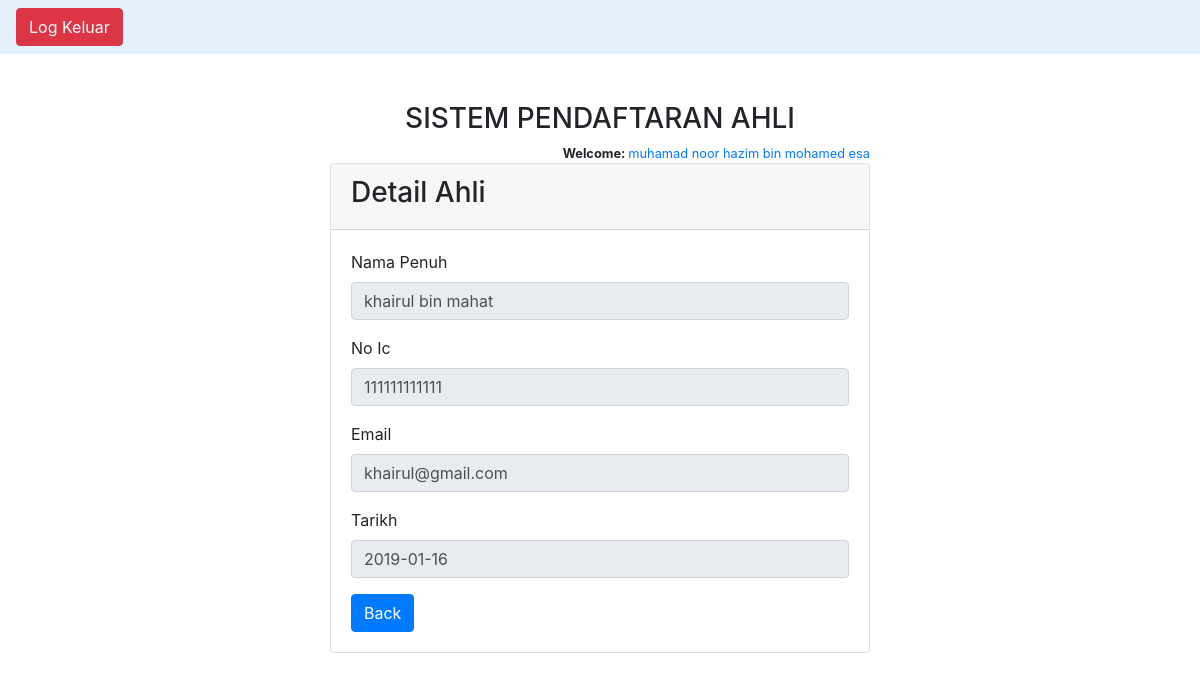
Page /admin/lihat.php?idahli=25 (signed in) on the committed database.
### tables this page shows
CREATE TABLE `pengurus` (
  `pengurus_id` int(11) NOT NULL,
  `pengurus_nama` varchar(200) NOT NULL,
  `pengurus_ic` varchar(20) NOT NULL,
  `pengurus_email` varchar(100) NOT NULL,
  `pengurus_pass` varchar(100) NOT NULL,
  `pengurus_tarikhdaftar` timestamp NOT NULL DEFAULT CURRENT_TIMESTAMP ON UPDATE CURRENT_TIMESTAMP
);

CREATE TABLE `ahli` (
  `ahli_id` int(11) NOT NULL,
  `ahli_nama` varchar(200) NOT NULL,
  `ahli_ic` varchar(50) NOT NULL,
  `ahli_email` varchar(100) NOT NULL,
  `ahli_pass` varchar(100) NOT NULL,
  `ahli_tarikhdaftar` date NOT NULL
);

### admin/inc/secureadmin.php (called while the page is built, shortened)
<?php
$pengurusid = $_SESSION['admin_id'];
$getpengurus = "SELECT pengurus_nama FROM pengurus WHERE pengurus_id = '$pengurusid'";
$result = mysqli_query($conn, $getpengurus) or die (mysqli_error($conn));
$rowpengurussecure = mysqli_fetch_array($result);
?>

### controller/control.php (called while the page is built, shortened)
<?php
	class control {
		public function update($id){
			$conf = new config();
			$conn = $conf->open();
			$rsreq = mysqli_query($conn, "SELECT * FROM ahli WHERE ahli_id = '$id'");
			return $rsreq;
		}
	}
?>

### admin/lihat.php (the view, shortened to what this page needs)
<?php
  include '../controller/control.php';
  $obj = new control();
  if (isset($_GET['idahli'])) {
    $conf = new config();
    $conn = $conf->open();
    include 'inc/secureadmin.php';
    $id = mysqli_escape_string($conn, $_GET['idahli']);
    $rsahliupdate = $obj->update($id);
    $rowahli = mysqli_fetch_array($rsahliupdate);
  } else {
    header("Location: index.php");
  }
?>
<!DOCTYPE html>
<html>
<?php include 'inc/head.php'; ?>
<body>
  <?php include 'inc/nav.php'; ?>
  <div class="container mt-5">
    <div class="row">
      <div class="col-md-6 mx-auto text-center">
        <h3>SISTEM PENDAFTARAN AHLI</h3>
        <small class="float-right"><strong>Welcome: </strong><span class="text-primary"><?php echo $rowpengurussecure['pengurus_nama']; ?></span></small>
      </div>
    </div>
    <div class="row">
      <div class="col-md-6 mx-auto">
        <div class="card mt-10">
          <div class="card-header">
            <h3>Detail Ahli</h3>
          </div>
          <div class="card-body">
      			  <div class="form-group">
      			    <label>Nama Penuh</label>
      			    <input class="form-control" value="<?php echo $rowahli['ahli_nama'] ?>" readonly>
      			  </div>
      			  <div class="form-group">
      			    <label>No Ic</label>
      			    <input class="form-control" value="<?php echo $rowahli['ahli_ic'] ?>" readonly>
      			  </div>
      			  <div class="form-group">
      			    <label>Email</label>
      			    <input class="form-control" value="<?php echo $rowahli['ahli_email'] ?>" readonly>
      			  </div>
      			  <div class="form-group">
      			    <label>Tarikh</label>
      			    <input class="form-control" value="<?php echo $rowahli['ahli_tarikhdaftar'] ?>" readonly>
      			  </div>
              <a class="btn btn-primary float-left" href="index.php">Back</a>
          </div>
        </div>
      </div>
    </div>
  </div>
  <br>
</body>
</html>

### rows in the picture
pengurus: pengurus_nama "muhamad noor hazim bin mohamed esa"
ahli: ahli_nama "khairul bin mahat", ahli_ic "111111111111", ahli_email "khairul@gmail.com", ahli_tarikhdaftar "2019-01-16"
